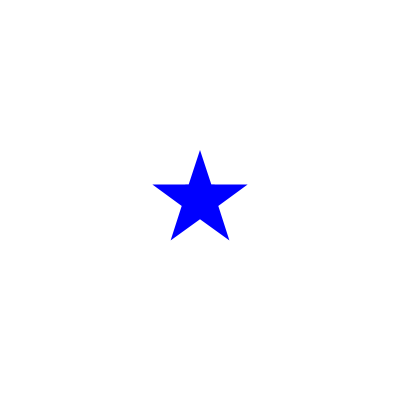
Frame 1 (no input)
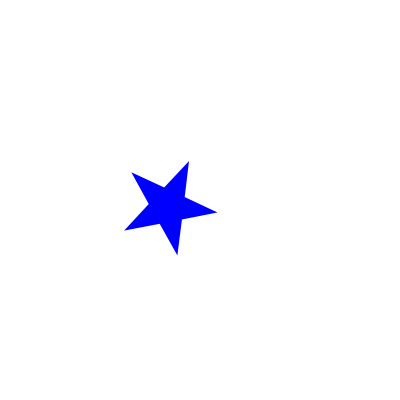
Frame 60 (the mouse pressed at the canvas centre just before this capture)
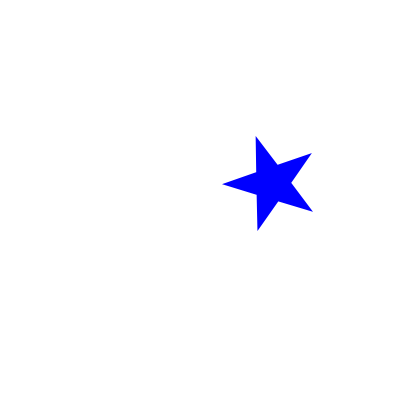
Frame 120 (the mouse held since frame 60 and released just before this capture)

The Processing sketch that drew these frames (run headless with seeded random() and noise(); from frame 60 on, the mouse is pressed at the canvas centre):

// Processing sketch: fp_pg_q_10_07
// ── fp_pg_q_10_07.pde
// 問題 10.7 ★が回転しながら 2 次元平面内で等速直線運動し，壁で反射するアニメーションを nPolygon クラスを継
// 承したクラスを用いて作成せよ．ただし，フィールドとしては，★の色 c，★の外接円の直径 d，位置 x, y，速度 vx,
// vy，回転速度 theta を持ち，メソッドとしては，★の移動を処理する move メソッド，★を描画する draw メソッドを
// 用意せよ．
private nStar nst = null;
private float i = 0;

public void setup(){
  size(400, 400);
  smooth();
  background(255, 255, 255);
  rectMode(CENTER);
  ellipseMode(CENTER);
  frameRate(30);
  float x = width/2;
  float y = height/2;
  float vx = random(-2, 2);
  float vy = random(-2, 2);
  float r = 0;
  float g = 0;
  float b = 255;
  float d = 50;
  float cc = 50;
  float rotate = PI/2;
  float ic = cc * 1/2 * 0.77;
  this.nst = new nStar(x, y, vx, vy, r, g, b, width, height, d, cc, 5, rotate, 0.75);
  this.nst.setInscribedCircle(ic);
  this.nst.setup();
}

public void draw() {
  background(255, 255, 255);
  //translate(width/2, height/2);
  this.nst.rotation(i + PI/2);
  this.nst.draw();
  this.nst.move();
  i+=0.05;
  if(i == 360){
    i = 0;
  }
}

class nPolygon extends Ball {
  nPolygon(float x, float y, float vx, float vy,
    float red, float green, float blue, float w, float h,
    float d, float circumscribedCircle,
    int p, float rotate, float rate){
    super(x, y, vx, vy, red, green, blue, w, h, d,
      circumscribedCircle, p, rotate, rate);
  }

  public void setup(){
    super.setup();
  }

  public void draw(int n){
    noStroke();
    fill(getR(), getG(), getB());
    super.setRotate(radians(-90));
    super.setP(n);
    super.draw();
  }

  public void move(){
    super.move();
  }
}

class nStar extends nPolygon {
  private float inscribedCircle = 0;

  public void setInscribedCircle(float ic){
    this.inscribedCircle = ic;
  }
  public float getInscribedCircle(){
    return this.inscribedCircle;
  }

  nStar(float px, float py, float pvx, float pvy,
    float red, float green, float blue, float pw, float ph,
    float pd, float pCircumscribedCircle,
    int pp, float protatete, float prate){
    super(px, py, pvx, pvy, red, green, blue, pw, ph, pd,
      pCircumscribedCircle, pp, protatete, prate);
  }

  public void setup(){
    super.setup();
  }

  public void drawStar() {
    float cnt = super.getP() * 2;
    float radius = 0;
    float rotate = super.getRotate();
    float x = super.getX();
    float y = super.getY();
    pushMatrix();
    translate(x, y);
    rotate(rotate);
    beginShape();
    for (int i = 1; i <= cnt; i++) {
      if (i % 2 == 0) {
        radius = this.inscribedCircle;
      } else {
        radius = super.getCircumscribedCircle();
      }
      vertex(radius * cos(radians(360 * i/cnt)), radius * sin(radians(360 * i/cnt)));
    }
    endShape(CLOSE);
    popMatrix();
  }

  public void draw(){
    noStroke();
    fill(super.getR(), super.getG(), super.getB());
    this.drawStar();
  }

  public void move(){
    super.move();
  }

  public void rotation(float protate){
    super.setRotate(protate);
  }
}

class Ball {
  private float x = 0;
  private float y = 0;
  private float vx = 0;
  private float vy = 0;
  private float rx = 0;
  private float ry = 0;
  private float r;
  private float g;
  private float b;
  private float w = 0;
  private float h = 0;
  private float d = 20;
  private boolean flg = true;
  private float v = 0;
  private float theta = 0;
  private float minX = 0;
  private float maxX = 0;
  private float minY = 0;
  private float maxY = 0;
  private float tmpRx = 0;
  private float tmpRy = 0;
  private float CircumscribedCircle = 0;
  private int p = 0;
  private float rotate = PI/2;
  private float rate = 0.75;

  public float getX(){
      return this.x;
  }
  public float getY(){
      return this.y;
  }
  public void setR(float red){
    this.r = red;
  }
  public float getR(){
    return this.r;
  }
  public void setG(float green){
    this.g = green;
  }
  public float getG(){
    return this.g;
  }
  public void setB(float blue){
    this.b = blue;
  }
  public float getB(){
    return this.b;
  }
  public float getCircumscribedCircle(){
    return this.CircumscribedCircle;
  }
  public void setP(int rP){
    this.p = rP;
  }
  public float getP(){
    return this.p;
  }
  public void setRotate(float protate){
    this.rotate = protate;
  }
  public float getRotate(){
    return this.rotate;
  }

  public void setMinX(float pMinX){
    this.minX = pMinX;
  }
  public float getMinX(){
    return this.minX;
  }
  public void setMaxX(float pMaxX){
    this.maxX = pMaxX;
  }
  public float getMaxX(){
    return this.maxX;
  }
  public void setMinY(float pMinY){
    this.minY = pMinY;
  }
  public float getMinY(){
    return this.minY;
  }
  public void setMaxY(float pMaxY){
    this.maxY = pMaxY;
  }
  public float getMaxY(){
    return this.maxY;
  }


  Ball(float px, float py, float pvx, float pvy,
    float red, float green, float blue, float pw, float ph,
    float pd, float pCircumscribedCircle,
    int pp, float protate, float prate){
    this.x = px;
    this.y = py;
    this.vx = pvx;
    this.vy = pvy;
    this.r = red;
    this.g = green;
    this.b = blue;
    this.w = pw;
    this.h = ph;
    this.d = pd;
    this.CircumscribedCircle = pCircumscribedCircle;
    this.p = pp;
    this.rotate = protate;
    this.rate = prate;
  }

  public void setup() {
    /*this.minX = -(w/2) + rw/2;
    maxX = (w/2) - rw/2;
    minY = -(h/2) + rh/2;
    maxY = (h/2) - rh/2;*/
    this.minX = this.d;
    this.maxX = this.w - this.d;
    this.minY = this.d;
    this.maxY = this.h - this.d;
    this.x = this.w/2;
    this.y = this.h/2;
    this.rx = (this.vx * getSpeedRate());
    this.ry = (this.vy * getSpeedRate());
  }

  public void draw(){
    pushMatrix();
    rotate(this.rotate);
    beginShape();
    for (int i = 1; i <= p; i++) {
      vertex(this.CircumscribedCircle * cos(radians(360 * i/p)), this.CircumscribedCircle * sin(radians(360 * i/p)));
    }
    endShape(CLOSE);
    popMatrix();
  }

  public void move(){
    if(this.x <= this.minX || this.maxX <= this.x || this.y <= this.minY || this.maxY <= this.y){
      if(this.x <= this.minX){
        this.x = this.minX;
      } else if(this.maxX <= this.x) {
        this.x = this.maxX;
      }
      if(this.y <= this.minY) {
        this.y = this.minY;
      } else if(this.maxY <= this.y) {
        this.y = this.maxY;
      }
      // 速度のx成分とy成分からスカラーを導出する処理
      this.tmpRx = this.rx;
      this.tmpRy = this.ry;
      this.v = (sqrt(sq(this.rx) + sq(this.ry)));
      if(x <= minX){
        if(this.tmpRx < 0 && this.tmpRy < 0){
          this.theta = (360 - degrees(acos(abs(this.tmpRx)/this.v)));
        } else {
          this.theta = degrees(acos(abs(this.tmpRx)/this.v));
        }
      } else if(this.maxX <= this.x){
        if(0 < this.tmpRx && this.tmpRy < 0){
          this.theta = (180 + degrees(acos(abs(this.tmpRx)/v)));
        } else {
          this.theta = (180 - degrees(acos(abs(this.tmpRx)/v)));
        }
      } else if(this.y <= this.minY) {
        if(this.tmpRx < 0 && this.tmpRy < 0){
          this.theta = (180 - degrees(asin(abs(this.tmpRy)/this.v)));
        } else {
          this.theta = (degrees(asin(abs(this.tmpRy)/this.v)));
        }
      } else if(this.maxY <= this.y) {
        if(this.tmpRx < 0 && 0 < this.tmpRy){
          this.theta = (180 + degrees(asin(abs(this.tmpRy)/this.v)));
        } else {
          this.theta = (360 - degrees(asin(abs(this.tmpRy)/this.v)));
        }
      }
      this.rx = (this.v * cos(radians(this.theta)));
      this.ry = (this.v * sin(radians(this.theta)));
    }
    this.x += this.rx;
    this.y += this.ry;
  }

  private float getSpeedRate(){
    return random(4, 10);
  }
}
